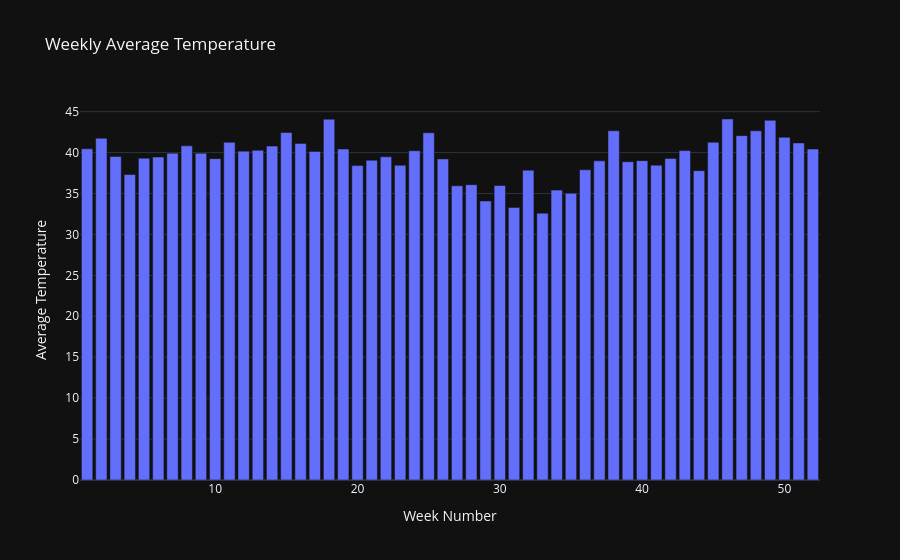
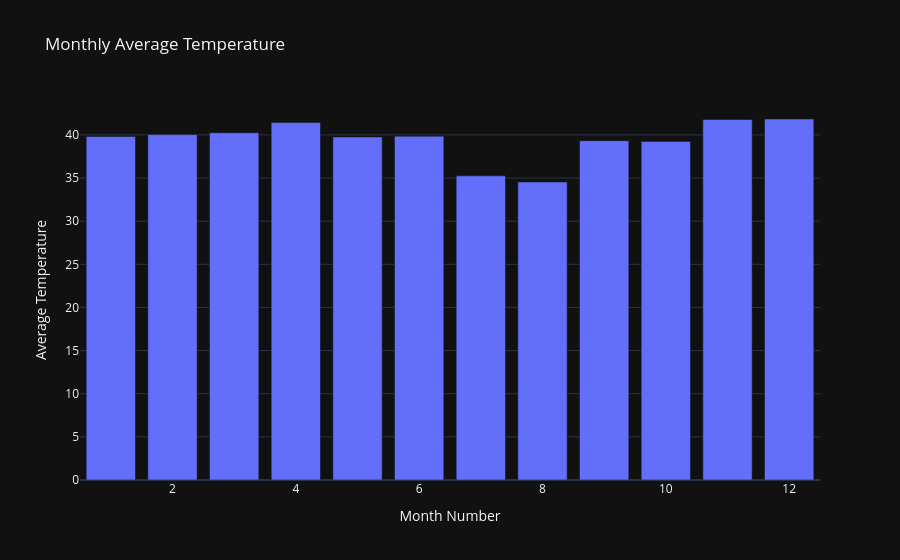

Write notebook code for charts like these, in order.
### Code cell
import plotly.express as px

# Weekly Average Temperature Bar Plot
weekly_avg_temp.reset_index(inplace=True)  # Reset index to make 'week_number' a column
fig_weekly = px.bar(weekly_avg_temp, x='week_number', y='temp',
                    title='Weekly Average Temperature',
                    labels={'week_number': 'Week Number', 'temp': 'Average Temperature'},
                    template='plotly_dark')

# Show the interactive weekly bar plot
fig_weekly.show()

# Monthly Average Temperature Bar Plot
monthly_avg_temp.reset_index(inplace=True)  # Reset index to make 'month_number' a column
fig_monthly = px.bar(monthly_avg_temp, x='month_number', y='temp',
                     title='Monthly Average Temperature',
                     labels={'month_number': 'Month Number', 'temp': 'Average Temperature'},
                     template='plotly_dark')

# Show the interactive monthly bar plot
fig_monthly.show()

### Figure 1 — Plotly figure (JSON) as saved in the notebook; plotly's stock layout.template omitted (floating-point values rounded to 4 significant figures)
{"data": [{"alignmentgroup": "True", "hovertemplate": "Week Number=%{x}<br>Average Temperature=%{y}<extra></extra>", "legendgroup": "", "marker": {"color": "#636efa", "pattern": {"shape": ""}}, "name": "", "offsetgroup": "", "orientation": "v", "showlegend": false, "textposition": "auto", "type": "bar", "x": [1, 2, 3, 4, 5, 6, 7, 8, 9, 10, 11, 12, 13, 14, 15, 16, 17, 18, 19, 20, 21, 22, 23, 24, 25, 26, 27, 28, 29, 30, 31, 32, 33, 34, 35, 36, 37, 38, 39, 40, 41, 42, 43, 44, 45, 46, 47, 48, 49, 50, 51, 52], "xaxis": "x", "y": [40.46, 41.75, 39.52, 37.32, 39.31, 39.46, 39.93, 40.82, 39.92, 39.26, 41.25, 40.18, 40.28, 40.79, 42.45, 41.12, 40.15, 44.07, 40.44, 38.41, 39.07, 39.49, 38.45, 40.23, 42.42, 39.23, 35.94, 36.08, 34.08, 35.98, 33.3, 37.85, 32.6, 35.42, 35.02, 37.9, 38.99, 42.67, 38.88, 39.02, 38.47, 39.29, 40.24, 37.79, 41.26, 44.1, 42.07, 42.66, 43.94, 41.87, 41.18, 40.43], "yaxis": "y"}], "layout": {"barmode": "relative", "legend": {"tracegroupgap": 0}, "title": {"text": "Weekly Average Temperature"}, "xaxis": {"anchor": "y", "domain": [0, 1], "title": {"text": "Week Number"}}, "yaxis": {"anchor": "x", "domain": [0, 1], "title": {"text": "Average Temperature"}}}}

### Figure 2 — Plotly figure (JSON) as saved in the notebook; plotly's stock layout.template omitted (floating-point values rounded to 4 significant figures)
{"data": [{"alignmentgroup": "True", "hovertemplate": "Month Number=%{x}<br>Average Temperature=%{y}<extra></extra>", "legendgroup": "", "marker": {"color": "#636efa", "pattern": {"shape": ""}}, "name": "", "offsetgroup": "", "orientation": "v", "showlegend": false, "textposition": "auto", "type": "bar", "x": [1, 2, 3, 4, 5, 6, 7, 8, 9, 10, 11, 12], "xaxis": "x", "y": [39.82, 40.03, 40.25, 41.43, 39.76, 39.85, 35.26, 34.54, 39.33, 39.25, 41.78, 41.84], "yaxis": "y"}], "layout": {"barmode": "relative", "legend": {"tracegroupgap": 0}, "title": {"text": "Monthly Average Temperature"}, "xaxis": {"anchor": "y", "domain": [0, 1], "title": {"text": "Month Number"}}, "yaxis": {"anchor": "x", "domain": [0, 1], "title": {"text": "Average Temperature"}}}}
